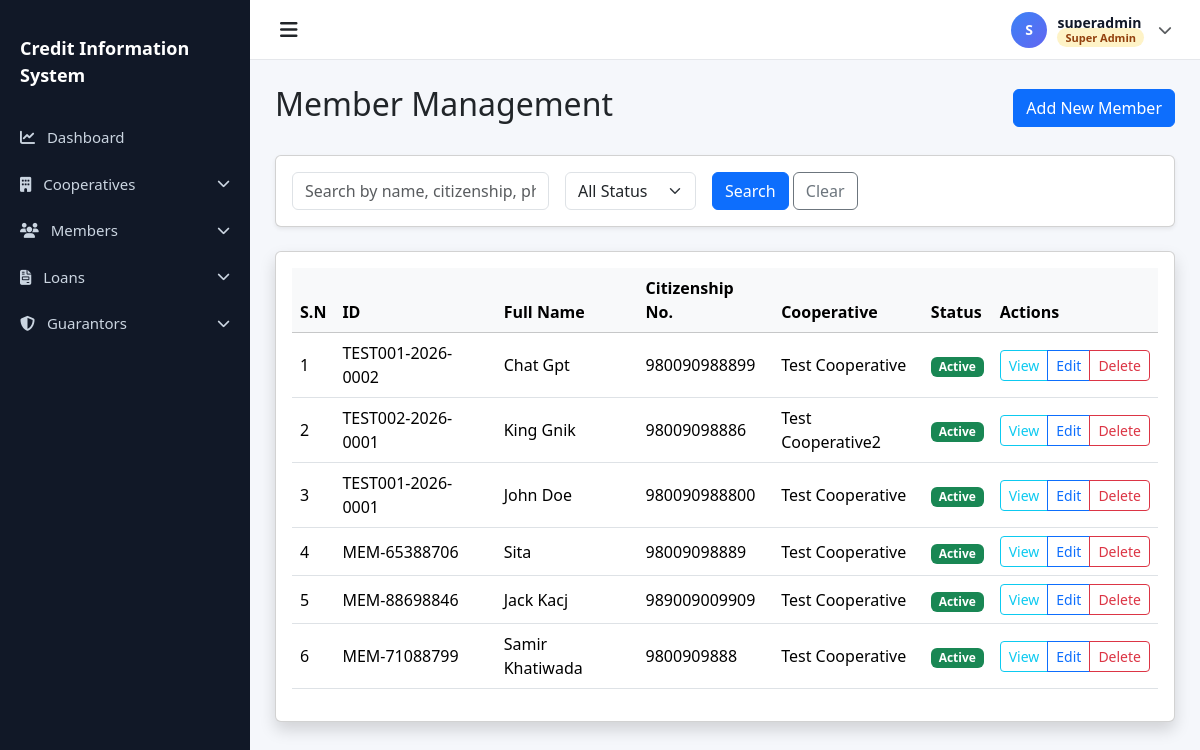
Before: /members/ (signed in) with the older database file.
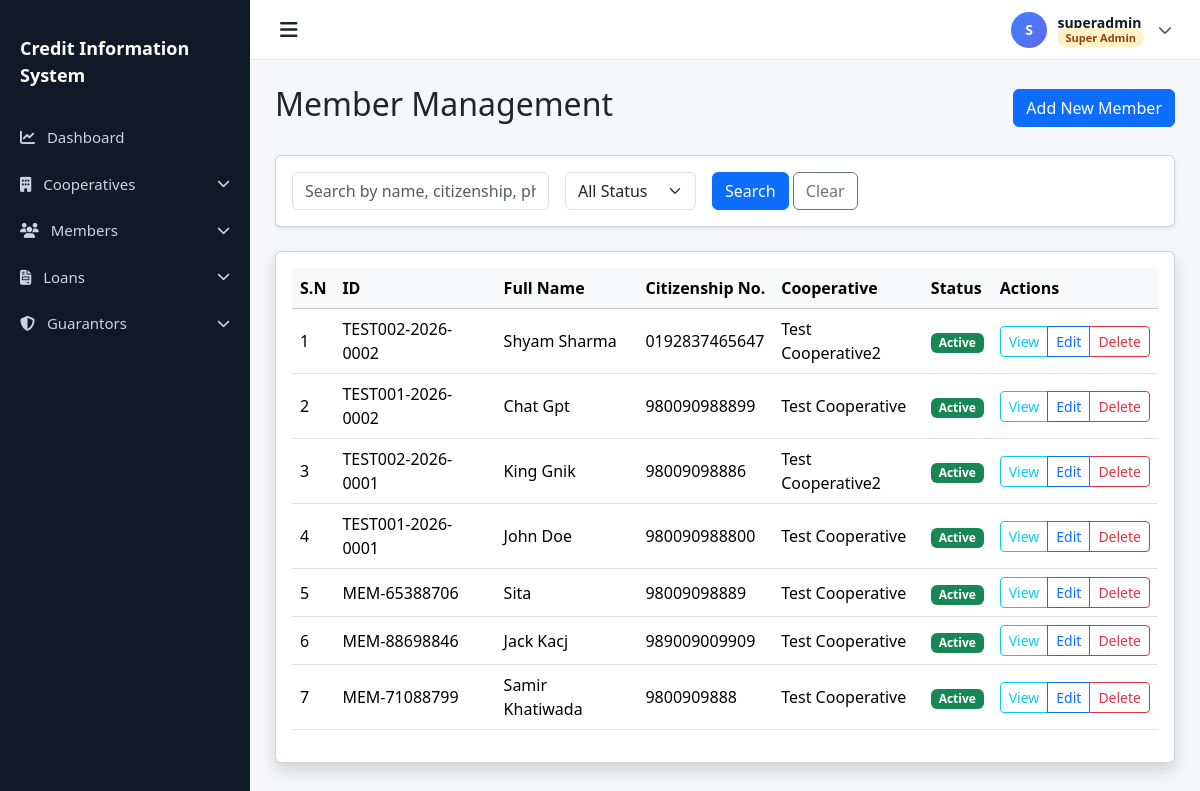
After: the same page with the newer database file.
### members/models.py (models this page shows, shortened)
class Member(models.Model):
    full_name = models.CharField(max_length=255)
    citizenship_number = models.CharField(max_length=50, unique=True)
    unique_system_id = models.CharField(max_length=100, unique=True, editable=False)
    address = models.TextField()
    phone = models.CharField(max_length=20)
    blacklist_status = models.BooleanField(default=False)
    cooperative = models.ForeignKey(
        'cooperatives.Cooperative',
        on_delete=models.CASCADE,
        related_name='members'
    )
    created_at = models.DateTimeField(auto_now_add=True)
    updated_at = models.DateTimeField(auto_now=True)
    class Meta:
        ordering = ['-created_at']
        indexes = [
            models.Index(fields=['citizenship_number']),
            models.Index(fields=['unique_system_id']),
            models.Index(fields=['blacklist_status']),
        ]

### cooperatives/models.py (models this page shows, shortened)
class Cooperative(models.Model):
    STATUS_CHOICES = (
        ('active', 'Active'),
        ('inactive', 'Inactive'),
    )
    name = models.CharField(max_length=255)
    code = models.CharField(max_length=50, unique=True)
    address = models.TextField()
    contact = models.CharField(max_length=255)  # Can contain phone/email
    status = models.CharField(max_length=20, choices=STATUS_CHOICES, default='active')
    created_at = models.DateTimeField(auto_now_add=True)
    updated_at = models.DateTimeField(auto_now=True)
    class Meta:
        ordering = ['-created_at']
        verbose_name_plural = 'Cooperatives'

### members/views.py (the view, shortened to what this page needs)
# urls.py: path('', views.MemberListView.as_view(), name='member_list'),
class MemberListView(StaffOrAdminMixin, CooperativeAccessMixin, ListView):
    model = Member
    template_name = 'members/member_list.html'
    context_object_name = 'members'
    paginate_by = 10
    def get_queryset(self):
        qs = super().get_queryset()
        search_query = self.request.GET.get('search', '')
        status_filter = self.request.GET.get('status', '').strip().lower()
        if status_filter == 'blacklisted':
            qs = qs.filter(blacklist_status=True)
        elif status_filter == 'active':
            qs = qs.filter(blacklist_status=False)
        return qs
    def get_context_data(self, **kwargs):
        context = super().get_context_data(**kwargs)
        context['search_query'] = self.request.GET.get('search', '')
        context['status_filter'] = self.request.GET.get('status', '')
        return context

### accounts/models.py (called while the page is built)
    def is_superadmin(self):
        return self.role == 'superadmin'

    def is_admin(self):
        return self.role == 'admin'

    def is_staff_user(self):
        return self.role == 'staff'

### accounts/permissions.py (called while the page is built, shortened)
    def test_func(self):
        return self.request.user.is_authenticated and (
            self.request.user.is_staff_user() or
            self.request.user.is_admin() or
            self.request.user.is_superadmin()
        )

    def get_queryset(self):
        queryset = super().get_queryset()
        if self.request.user.is_superadmin():
            return queryset

    def get_context_data(self, **kwargs):
        context = super().get_context_data(**kwargs)
        if not self.request.user.is_superadmin() and self.request.user.cooperative:
            context['user_cooperative'] = self.request.user.cooperative
        return context

### templates/members/member_list.html (shortened to what this page needs)
{% extends 'base.html' %}
{% block content %}
<div class="d-flex justify-content-between align-items-center mb-4">
    <h2>Member Management</h2>
    <a href="{% url 'members:member_add' %}" class="btn btn-primary">Add New Member</a>
</div>
<div class="card shadow-sm mb-4">
    <div class="card-body">
        <form method="get" id="filter-form" class="row row-cols-lg-auto g-3 align-items-center">
            <div class="col-12">
                <input type="text" name="search" id="search-input" class="form-control"
                    placeholder="Search by name, citizenship, phone, cooperative..." value="{{ search_query }}"
                    autocomplete="off">
            </div>
            <div>
                <div class="col-12">
                    <select name="status" id="status-select" class="form-select">
                        <option value="">All Status</option>
                    </select>
                </div>
            </div>
            <div class="col-12">
                <button type="submit" class="btn btn-primary">Search</button>
                <a href="{% url 'members:member_list' %}" class="btn btn-outline-secondary">Clear</a>
            </div>
        </form>
    </div>
</div>
<div class="card shadow">
    <div class="card-body">
        <div class="table-responsive">
            <table class="table table-hover align-middle">
                <thead class="table-light">
                    <tr>
                        <th>S.N</th>
                        <th>ID</th>
                        <th>Full Name</th>
                        <th>Citizenship No.</th>
                        <th>Cooperative</th>
                        <th>Status</th>
                        <th>Actions</th>
                    </tr>
                </thead>
                <tbody>
                    {% for member in members %}
                    <tr>
                        <td>{{ forloop.counter }}</td>
                        <td>{{ member.unique_system_id }}</td>
                        <td>{{ member.full_name }}</td>
                        <td>{{ member.citizenship_number }}</td>
                        <td>{{ member.cooperative.name }}</td>
                        <td>
                            {% if member.blacklist_status %}
                            <span class="badge bg-danger">Blacklisted</span>
                            {% else %}
                            <span class="badge bg-success">Active</span>
                            {% endif %}
                        </td>
                        <td>
                            <div class="btn-group btn-group-sm">
                                <a href="{% url 'members:member_detail' member.pk %}"
                                    class="btn btn-outline-info">View</a>
                                <a href="{% url 'members:member_edit' member.pk %}"
                                    class="btn btn-outline-primary">Edit</a>
                                {% if user.is_superadmin or user.is_admin %}
                                <a href="{% url 'members:member_delete' member.pk %}"
                                    class="btn btn-outline-danger">Delete</a>
                                {% endif %}
                            </div>
                        </td>
                    </tr>
                    {% empty %}
                    <tr>
                        <td colspan="7" class="text-center py-4">No members found.</td>
                    </tr>
                    {% endfor %}
                </tbody>
            </table>
        </div>
    </div>
</div>
{% endblock %}

Changed rows visible on the page:
added Member: unique_system_id "TEST002-2026-0002", full_name "Shyam Sharma", citizenship_number "0192837465647", cooperative.name "Test Cooperative2", blacklist_status "Active"
